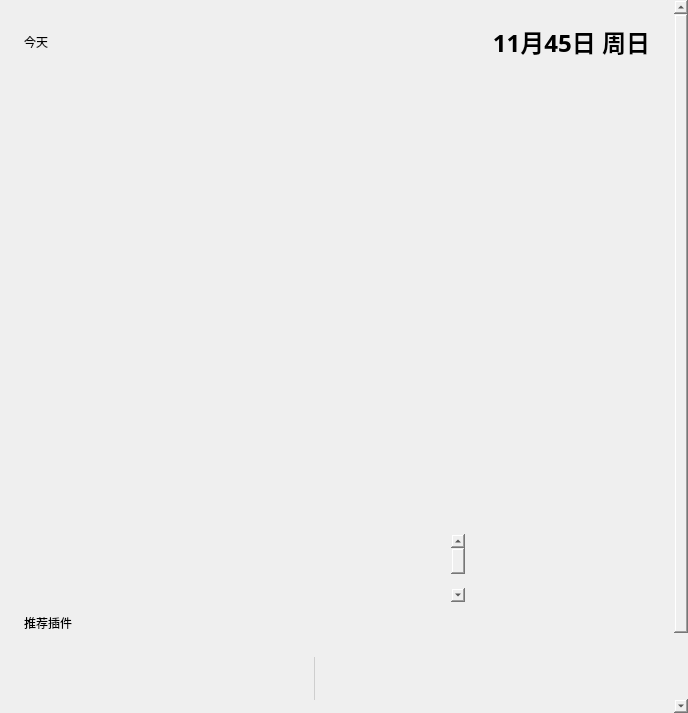
<?xml version="1.0" encoding="UTF-8"?>
<ui version="4.0">
 <class>Form</class>
 <widget class="QWidget" name="Form">
  <property name="geometry">
   <rect>
    <x>0</x>
    <y>0</y>
    <width>688</width>
    <height>713</height>
   </rect>
  </property>
  <property name="sizePolicy">
   <sizepolicy hsizetype="Preferred" vsizetype="Expanding">
    <horstretch>0</horstretch>
    <verstretch>0</verstretch>
   </sizepolicy>
  </property>
  <property name="windowTitle">
   <string>Form</string>
  </property>
  <layout class="QVBoxLayout" name="verticalLayout_2">
   <property name="spacing">
    <number>18</number>
   </property>
   <property name="leftMargin">
    <number>0</number>
   </property>
   <property name="topMargin">
    <number>0</number>
   </property>
   <property name="rightMargin">
    <number>0</number>
   </property>
   <property name="bottomMargin">
    <number>0</number>
   </property>
   <item>
    <widget class="SmoothScrollArea" name="home_scroll">
     <property name="styleSheet">
      <string notr="true">background: transparent; border: none</string>
     </property>
     <property name="widgetResizable">
      <bool>true</bool>
     </property>
     <property name="alignment">
      <set>Qt::AlignCenter</set>
     </property>
     <widget class="QWidget" name="scrollAreaWidgetContents">
      <property name="geometry">
       <rect>
        <x>0</x>
        <y>0</y>
        <width>688</width>
        <height>778</height>
       </rect>
      </property>
      <layout class="QVBoxLayout" name="verticalLayout_9">
       <property name="spacing">
        <number>12</number>
       </property>
       <property name="leftMargin">
        <number>24</number>
       </property>
       <property name="topMargin">
        <number>24</number>
       </property>
       <property name="rightMargin">
        <number>24</number>
       </property>
       <item>
        <layout class="QHBoxLayout" name="horizontalLayout">
         <item>
          <widget class="TitleLabel" name="TitleLabel">
           <property name="text">
            <string>今天</string>
           </property>
          </widget>
         </item>
         <item>
          <widget class="TitleLabel" name="time_today_label">
           <property name="font">
            <font>
             <family>HarmonyOS Sans SC</family>
             <pointsize>18</pointsize>
             <weight>75</weight>
             <bold>true</bold>
            </font>
           </property>
           <property name="text">
            <string>11月45日 周日</string>
           </property>
           <property name="alignment">
            <set>Qt::AlignRight|Qt::AlignTrailing|Qt::AlignVCenter</set>
           </property>
           <property name="lightColor" stdset="0">
            <color>
             <red>93</red>
             <green>93</green>
             <blue>93</blue>
            </color>
           </property>
           <property name="darkColor" stdset="0">
            <color>
             <red>209</red>
             <green>209</green>
             <blue>209</blue>
            </color>
           </property>
          </widget>
         </item>
        </layout>
       </item>
       <item>
        <widget class="HorizontalFlipView" name="banner_view">
         <property name="minimumSize">
          <size>
           <width>480</width>
           <height>450</height>
          </size>
         </property>
         <property name="maximumSize">
          <size>
           <width>16777215</width>
           <height>450</height>
          </size>
         </property>
        </widget>
       </item>
       <item>
        <layout class="QHBoxLayout" name="pagerLayout">
         <item>
          <widget class="HorizontalPipsPager" name="banner_pager">
           <property name="sizePolicy">
            <sizepolicy hsizetype="Maximum" vsizetype="Expanding">
             <horstretch>0</horstretch>
             <verstretch>0</verstretch>
            </sizepolicy>
           </property>
           <item/>
           <item/>
           <item/>
           <item/>
           <item/>
           <item/>
           <item/>
           <item/>
           <item/>
           <item/>
           <item/>
           <item/>
           <item/>
           <item/>
           <item/>
           <item/>
           <item/>
           <item/>
           <item/>
           <item/>
          </widget>
         </item>
        </layout>
       </item>
       <item>
        <widget class="SubtitleLabel" name="SubtitleLabel_3">
         <property name="text">
          <string>推荐插件</string>
         </property>
        </widget>
       </item>
       <item>
        <layout class="QGridLayout" name="rec_plugin_grid" rowstretch="0" columnstretch="0"/>
       </item>
       <item>
        <layout class="QHBoxLayout" name="progressRingLayout">
         <property name="leftMargin">
          <number>0</number>
         </property>
         <property name="topMargin">
          <number>12</number>
         </property>
         <property name="bottomMargin">
          <number>12</number>
         </property>
         <item>
          <widget class="IndeterminateProgressRing" name="load_plugin_progress">
           <property name="minimumSize">
            <size>
             <width>45</width>
             <height>45</height>
            </size>
           </property>
           <property name="maximumSize">
            <size>
             <width>45</width>
             <height>45</height>
            </size>
           </property>
          </widget>
         </item>
        </layout>
       </item>
       <item>
        <widget class="BodyLabel" name="BodyLabel">
         <property name="text">
          <string>这就到底了吗……(っ °Д °;)っ</string>
         </property>
         <property name="alignment">
          <set>Qt::AlignCenter</set>
         </property>
         <property name="lightColor" stdset="0">
          <color>
           <red>125</red>
           <green>125</green>
           <blue>125</blue>
          </color>
         </property>
         <property name="darkColor" stdset="0">
          <color>
           <red>211</red>
           <green>211</green>
           <blue>211</blue>
          </color>
         </property>
        </widget>
       </item>
       <item>
        <spacer name="verticalSpacer">
         <property name="orientation">
          <enum>Qt::Vertical</enum>
         </property>
         <property name="sizeHint" stdset="0">
          <size>
           <width>20</width>
           <height>40</height>
          </size>
         </property>
        </spacer>
       </item>
       <item>
        <widget class="QFrame" name="blank">
         <property name="minimumSize">
          <size>
           <width>0</width>
           <height>25</height>
          </size>
         </property>
         <property name="frameShape">
          <enum>QFrame::StyledPanel</enum>
         </property>
         <property name="frameShadow">
          <enum>QFrame::Raised</enum>
         </property>
         <property name="lineWidth">
          <number>5</number>
         </property>
        </widget>
       </item>
      </layout>
     </widget>
    </widget>
   </item>
  </layout>
 </widget>
 <customwidgets>
  <customwidget>
   <class>SmoothScrollArea</class>
   <extends>QScrollArea</extends>
   <header>qfluentwidgets</header>
   <container>1</container>
  </customwidget>
  <customwidget>
   <class>BodyLabel</class>
   <extends>QLabel</extends>
   <header>qfluentwidgets</header>
  </customwidget>
  <customwidget>
   <class>SubtitleLabel</class>
   <extends>QLabel</extends>
   <header>qfluentwidgets</header>
  </customwidget>
  <customwidget>
   <class>TitleLabel</class>
   <extends>QLabel</extends>
   <header>qfluentwidgets</header>
  </customwidget>
  <customwidget>
   <class>IndeterminateProgressRing</class>
   <extends>QProgressBar</extends>
   <header>qfluentwidgets</header>
  </customwidget>
  <customwidget>
   <class>HorizontalFlipView</class>
   <extends>QListWidget</extends>
   <header>qfluentwidgets</header>
  </customwidget>
  <customwidget>
   <class>HorizontalPipsPager</class>
   <extends>QListWidget</extends>
   <header>qfluentwidgets</header>
  </customwidget>
 </customwidgets>
 <resources/>
 <connections/>
</ui>
